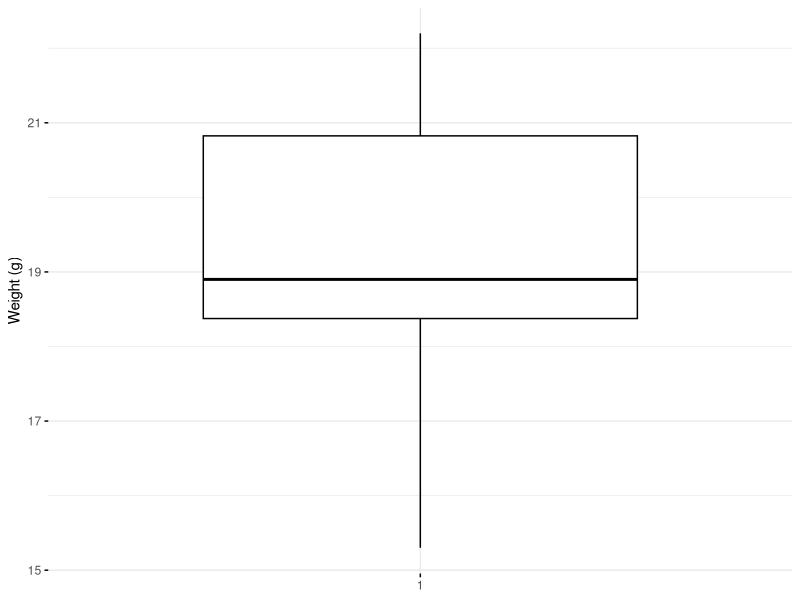
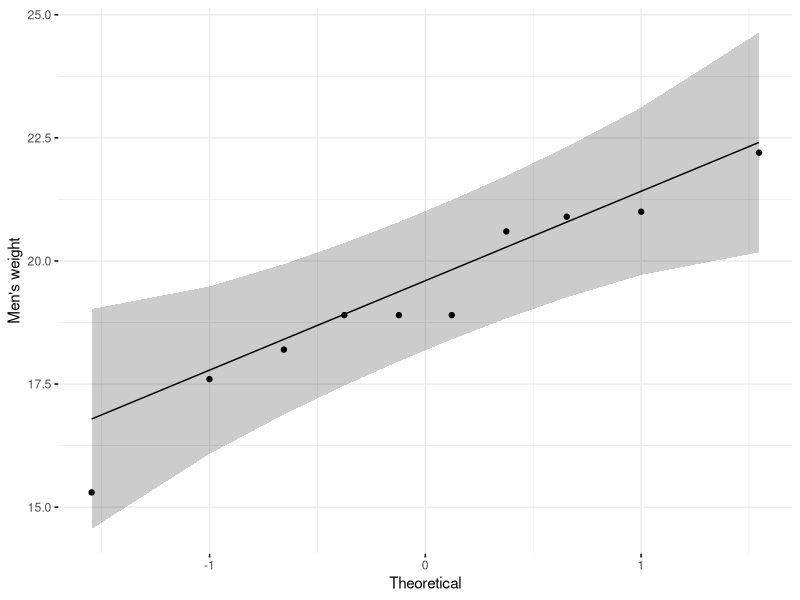
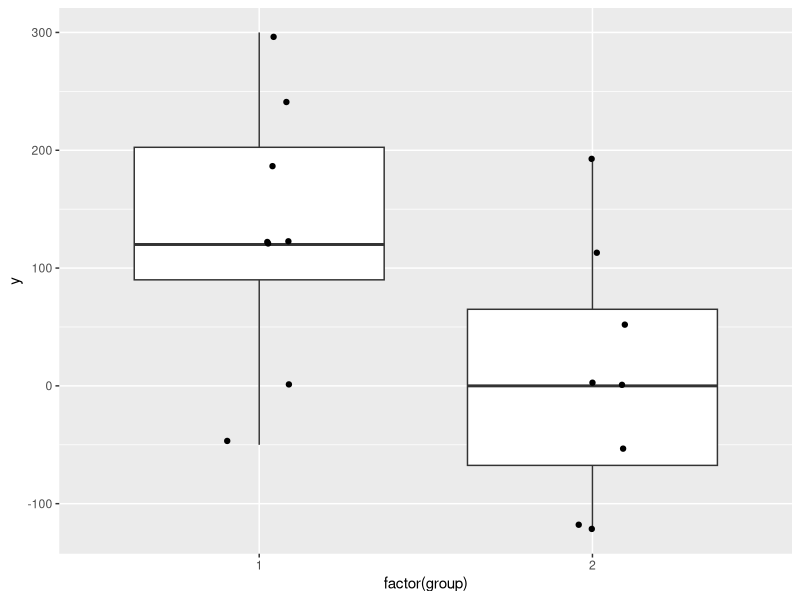
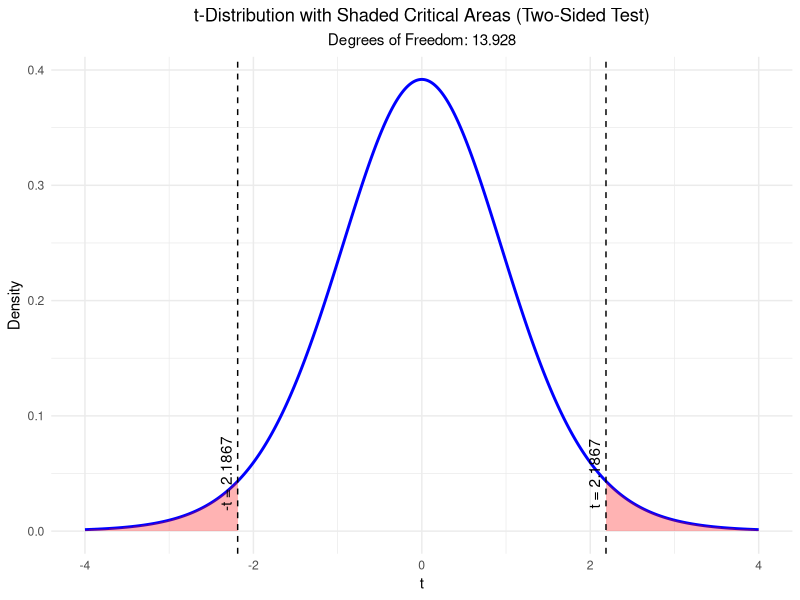

R code for these plots, in order:
## ---- chunk 1
# binomial test
binom.test(137, 1000, p = 0.04, alternative = "greater")
## ---- chunk 2
binom.test(137, 1000, p = 0.04, alternative = "two.sided")
## ---- chunk 3
binom.test(137, 1000, p = 0.04, alternative = "two.sided", conf.level = 0.86)
## ---- chunk 4
set.seed(443)
heads <- rbinom(1, size = 100,
                prob = 0.5) # create a sample with known probability
prop.test(heads, 100,
          conf.level = 0.94, p = 0.5) # continuity correction TRUE by default
prop.test(heads, 100,
          correct = FALSE,
          conf.level = 0.94, p = 0.5) # no continuity correction
## ---- chunk 5
# Observed and expected values
heads <- 47  # Observed count of heads
total <- 100  # Total flips
p_null <- 0.5  # Null hypothesis proportion

# Observed proportion
p_observed <- heads / total

# Z-test statistic
Z <- (p_observed - p_null) / sqrt((p_null * (1 - p_null)) / total)

# Chi-squared test statistic
X_squared <- Z^2

# Print the results
Z
X_squared
## ---- chunk 6
# Data from Fleiss (1981), p. 139.
# H0: The null hypothesis is that the four populations from which
#     the patients were drawn have the same true proportion of smokers.
# H1: The alternative is that this proportion is different in at
#     least one of the populations.

smokers  <- c(83, 90, 129, 70)
patients <- c(86, 93, 136, 82)
prop.test(smokers, patients)
## ---- chunk 7
set.seed(1234)
my_data <- data.frame(
  name = paste0(rep("M_", 10), 1:10),
  weight = round(rnorm(10, 20, 2), 1)
)
head(my_data, 10)
summary(my_data$weight)

library(ggpubr)
ggboxplot(my_data$weight,
          ylab = "Weight (g)", xlab = FALSE,
          ggtheme = theme_minimal())

ggqqplot(my_data$weight, ylab = "Men's weight",
         ggtheme = theme_minimal())

t.test(my_data$weight, mu = 25,
       alternative = "two.sided", conf.level = 0.94)

t.test(my_data$weight, mu = 25,
       alternative = "less", conf.level = 0.94)

t.test(my_data$weight, mu = 25,
       alternative = "greater", conf.level = 0.94)
## ---- chunk 8
(y1 <- c(-.5, 0, 1.2, 1.2, 1.2, 1.9, 2.4, 3) * 100)
(y2 <- c(-1.2, -1.2, -.5, 0, 0, .5, 1.1, 1.9) * 100)

length(y1)
length(y2)

data <- data.frame(y1, y2)
psych::describe(data)

# Boxplot:
data.frame(y = c(y1, y2), group = c(rep(1, 8), rep(2, 8))) %>%
  ggplot(aes(x = factor(group), y = y)) +  # Use factor for discrete x-axis
  geom_boxplot() +                        # Add boxplot layer
  geom_jitter(width = 0.1)                # Add jitter for individual
# -> Visually, there seems to be a difference between the two groups.

t.test(y1, y2, conf.level = 0.93)
## ---- chunk 9
# Load ggplot2
library(ggplot2)

# Define degrees of freedom
df <- 13.928

# Define the range for x and the critical t-values
x <- seq(-4, 4, length.out = 500)
critical_t <- 2.1867

# Create a data frame with x and corresponding density values
t_dist <- data.frame(
  x = x,
  density = dt(x, df)
)

# Plot the t-distribution with shaded tail areas
ggplot(t_dist, aes(x = x, y = density)) +
  # Add the main t-distribution curve
  geom_line(linewidth = 1, color = "blue") +
  # Add shaded areas below the curve outside the critical t-values
  geom_ribbon(
    data = subset(t_dist, x < -critical_t),
    aes(ymin = 0, ymax = density),
    fill = "red",
    alpha = 0.3
  ) +
  geom_ribbon(
    data = subset(t_dist, x > critical_t),
    aes(ymin = 0, ymax = density),
    fill = "red",
    alpha = 0.3
  ) +
  # Add vertical lines for the critical t-values
  geom_vline(xintercept = c(-critical_t, critical_t),
             linetype = "dashed", color = "black") +
  # Annotate the critical t-values
  annotate("text", x = -critical_t, y = 0.05,
           label = paste0("-t = ", critical_t), angle = 90, vjust = -0.5) +
  annotate("text", x = critical_t, y = 0.05,
           label = paste0("t = ", critical_t), angle = 90, vjust = -0.5) +
  # Add labels and style
  labs(
    title = "t-Distribution with Shaded Critical Areas (Two-Sided Test)",
    subtitle = paste("Degrees of Freedom:", df),
    x = "t",
    y = "Density"
  ) +
  theme_minimal() +
  theme(
    plot.title = element_text(hjust = 0.5),  # Center the title
    plot.subtitle = element_text(hjust = 0.5)  # Center the subtitle
  )

# p-value manually:
pt(-2.1867, df) * 2
## ---- chunk 10
library(knitr)

# Define the data
data <- data.frame(
  "Decision about null hypothesis (H0)" = c("Not reject", "Reject"),
  "Null hypothesis (H0) is true" = c(
    "Correct inference (true negative)\n(probability = 1 - α)",
    "Type I error (false positive)\n(probability = α)"
  ),
  "Null hypothesis (H0) is false" = c(
    "Type II error (false negative)\n(probability = β)",
    "Correct inference (true positive)\n(probability = 1 - β)"
  )
)

# Render the table
kable(data, format = "html", align = "c", row.names = FALSE,
      col.names = c("Decision about null hypothesis (H0)",
                    "Null hypothesis (H0) is true",
                    "Null hypothesis (H0) is false"))
